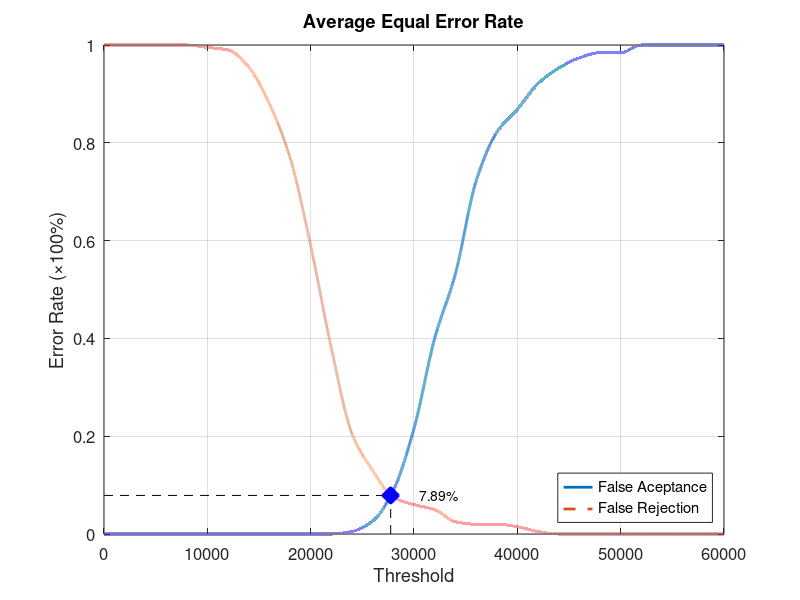
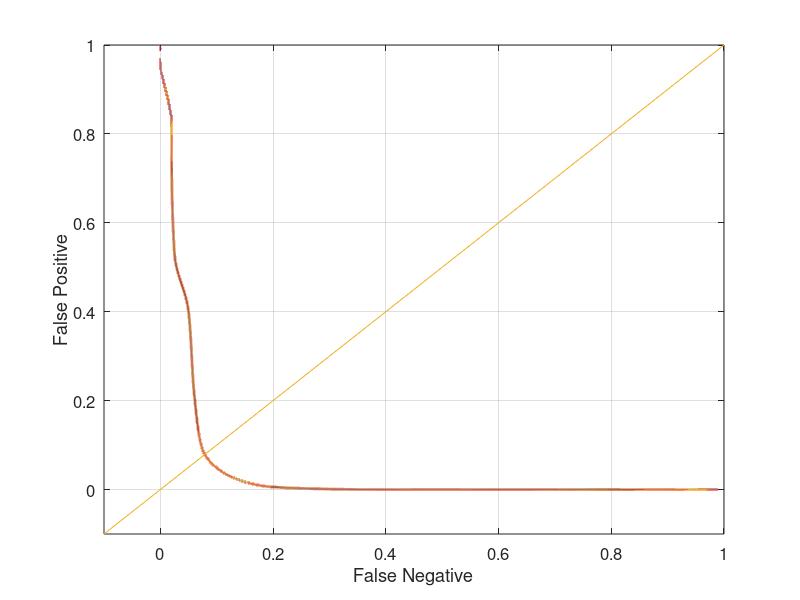

Here is the MATLAB script that generated these plots, in order:
function yEER = Database1_4
close all;
clear;
clc;
x = 0:2000:60000;
xq = 0:0.5:60000;

y0 = [0 0 0 0 0 0 0 0 0 0 0 0 0.00526316 0.0263158 0.0894737 0.215789 0.4 0.531579 0.721053 0.821053 0.868421 0.921053 0.952632 0.973684 0.984211 0.984211 1 1 1 1 1];
yy0 = interp1(x, y0, xq, 'pchip');
y1 = [1 1 1 1 1 0.995 0.99 0.955 0.88 0.77 0.59 0.38 0.205 0.13 0.075 0.06 0.05 0.025 0.02 0.02 0.015 0.005 0 0 0 0 0 0 0 0 0];
yy1 = interp1(x, y1, xq, 'pchip');

% Calculating EER: 
y2 = abs(y0 - y1);
find(y2 == min(y2))
yy2 = abs(yy0 - yy1);
xEER = find(yy2 == min(yy2));
xEERIndex = xq(xEER) % X-axis EER
yEER = yy0(xEER) % Y-axis EER

main = figure
plot(xq, yy0,'-','LineWidth', 2);	hold on
plot(xq, yy1,'--','LineWidth', 2);	hold on
plot([xEERIndex xEERIndex], [0 yEER], 'k--');	hold on
plot([0 xEERIndex], [yEER yEER], 'k--');	hold on
plot(xEERIndex, yEER, 'bx', 'LineWidth', 10);	hold on
text(xEERIndex + 10 * xEERIndex / 100, yEER, [num2str(round((10000 * yEER)) / 100) '%'])
legend('False Aceptance', 'False Rejection', 'Location', 'SouthEast')
xlabel('Threshold')
ylabel('Error Rate (\times100%)')
title('Average Equal Error Rate')
set(gca, 'FontSize', 12)
axis([0 60000 0 1])
grid on

print(main, 'Database1_4Main', '-dpng');
FNRxFPR = figure('Color', [1 1 1]);
plot(yy1, yy0, '-', yy1, yy0, 'LineWidth', 2);
hold on
y = -0.1:0.1:1
plot(y, y); 
set(gca, 'FontSize', 12)
xlabel('False Negative')
ylabel('False Positive')
axis([-0.1 1 -0.1 1])
set(gca, 'FontSize', 12)
grid on

print(FNRxFPR, 'Database1_4FNRxFPR','-dpng');
end
